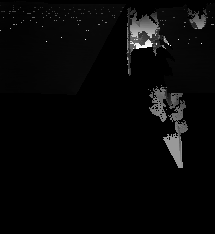
#> input picture height.png, 215 x 234 px
$ python contour.py   (older library calls are emulated)
#> lines starting #> are read from the running program, lines starting #| are printed output that depends on the picture; after the words box and inside, x2 and y2 are one past the last pixel; in counts of white or black regions, pixels touching at a corner belong together
import numpy as np
import cv2

# [41 lines left out: function non_max_supression, not called in this run]

area_threshold_min =30

im = cv2.imread('height.png')
#> im is the input picture: shape (234, 215, 3); min 0, max 255, mean 7.4
area_threshold_max = im.shape[0] * im.shape[1]*0.9
#> area_threshold_max = 45279
imgray = cv2.cvtColor(im, cv2.COLOR_BGR2GRAY)

# [9 lines of commented-out code are left out]


im_refine = cv2.fastNlMeansDenoising(imgray, None,15,7,40)
thresh = cv2.adaptiveThreshold(im_refine,255,cv2.ADAPTIVE_THRESH_GAUSSIAN_C,cv2.THRESH_BINARY,5,2)
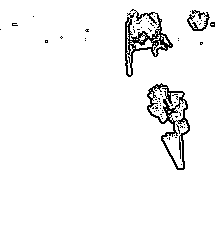
#> thresh: shape (234, 215); 95.9% white; black in thin lines or dots, all inside (x1, y1, x2, y2) = (0, 9, 215, 170)
# cv2.imshow('MORPH RESULT', thresh)

im2, contours, hierarchy = cv2.findContours(thresh, cv2.RETR_TREE, cv2.CHAIN_APPROX_SIMPLE)
#> contours = 146 contours, 131 with area under 20; largest, box (x1, y1, x2, y2) and area: (0, 0, 215, 234) 49835, (146, 82, 191, 171) 2127, (124, 12, 174, 78) 1234, (163, 100, 188, 168) 582, (149, 86, 183, 122) 426
clusterTooSmall = []
hullList = []
boundingboxList = []
rotateboxList = []
for i, cnt in enumerate(contours):
	# moments
	M = cv2.moments(cnt)
	area = cv2.contourArea(cnt)
	if(area<area_threshold_min or area>area_threshold_max):
		clusterTooSmall.append(i)
	else:
		# hull = cv2.convexHull(cnt)
		# hullList.append(hull)
		x,y,w,h = cv2.boundingRect(cnt)
		boundingboxList.append([x, y, x+w, y+h])
#> this loop made 146 passes
#> (area, x, y, w, h) on passes 3, 6, 11, 36: (2127, 146, 82, 45, 89), (581.5, 163, 100, 25, 68), (54, 178, 135, 4, 25), (426, 149, 86, 34, 36)
#> area on passes 2, 17, 99: 49835, 20, 23
#> after the loop, boundingboxList = [[146, 82, 191, 171], [163, 100, 188, 168], [178, 135, 182, 160], [149, 86, 183, 122], [124, 12, 174, 78], [130, 39, 153, 49], [126, 27, 135, 75], [186, 11, 211, 32], [135, 11, 158, 25], [193, 9, 206, 20]]; clusterTooSmall = 136 values from 0 to 145
		# [5 lines of commented-out code are left out]
#> (the run stopped early here; a loop or call above may not have finished)
